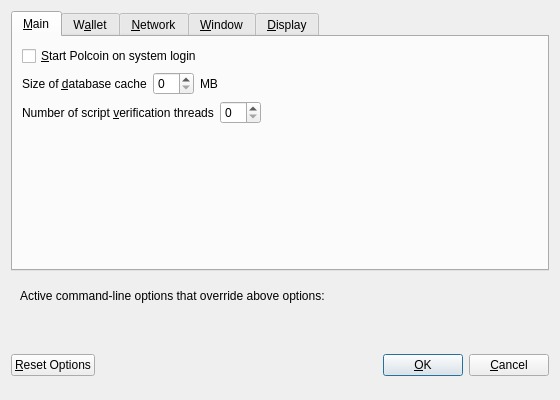
<?xml version="1.0" encoding="UTF-8"?>
<ui version="4.0">
 <class>OptionsDialog</class>
 <widget class="QDialog" name="OptionsDialog">
  <property name="geometry">
   <rect>
    <x>0</x>
    <y>0</y>
    <width>560</width>
    <height>400</height>
   </rect>
  </property>
  <property name="windowTitle">
   <string>Options</string>
  </property>
  <property name="modal">
   <bool>true</bool>
  </property>
  <layout class="QVBoxLayout" name="verticalLayout">
   <item>
    <widget class="QTabWidget" name="tabWidget">
     <property name="currentIndex">
      <number>0</number>
     </property>
     <widget class="QWidget" name="tabMain">
      <attribute name="title">
       <string>&amp;Main</string>
      </attribute>
      <layout class="QVBoxLayout" name="verticalLayout_Main">
       <item>
        <widget class="QCheckBox" name="polcoinAtStartup">
         <property name="toolTip">
          <string>Automatically start Polcoin after logging in to the system.</string>
         </property>
         <property name="text">
          <string>&amp;Start Polcoin on system login</string>
         </property>
        </widget>
       </item>
       <item>
        <layout class="QHBoxLayout" name="horizontalLayout_2_Main">
         <item>
          <widget class="QLabel" name="databaseCacheLabel">
           <property name="text">
            <string>Size of &amp;database cache</string>
           </property>
           <property name="textFormat">
            <enum>Qt::PlainText</enum>
           </property>
           <property name="buddy">
            <cstring>databaseCache</cstring>
           </property>
          </widget>
         </item>
         <item>
          <widget class="QSpinBox" name="databaseCache"/>
         </item>
         <item>
          <widget class="QLabel" name="databaseCacheUnitLabel">
           <property name="text">
            <string>MB</string>
           </property>
           <property name="textFormat">
            <enum>Qt::PlainText</enum>
           </property>
          </widget>
         </item>
         <item>
          <spacer name="horizontalSpacer_2_Main">
           <property name="orientation">
            <enum>Qt::Horizontal</enum>
           </property>
           <property name="sizeHint" stdset="0">
            <size>
             <width>40</width>
             <height>20</height>
            </size>
           </property>
          </spacer>
         </item>
        </layout>
       </item>
       <item>
        <layout class="QHBoxLayout" name="horizontalLayout_3_Main">
         <item>
          <widget class="QLabel" name="threadsScriptVerifLabel">
           <property name="text">
            <string>Number of script &amp;verification threads</string>
           </property>
           <property name="textFormat">
            <enum>Qt::PlainText</enum>
           </property>
           <property name="buddy">
            <cstring>threadsScriptVerif</cstring>
           </property>
          </widget>
         </item>
         <item>
          <widget class="QSpinBox" name="threadsScriptVerif">
           <property name="toolTip">
            <string>(0 = auto, &lt;0 = leave that many cores free)</string>
           </property>
          </widget>
         </item>
         <item>
          <spacer name="horizontalSpacer_3_Main">
           <property name="orientation">
            <enum>Qt::Horizontal</enum>
           </property>
           <property name="sizeHint" stdset="0">
            <size>
             <width>40</width>
             <height>20</height>
            </size>
           </property>
          </spacer>
         </item>
        </layout>
       </item>
       <item>
        <spacer name="verticalSpacer_Main">
         <property name="orientation">
          <enum>Qt::Vertical</enum>
         </property>
         <property name="sizeHint" stdset="0">
          <size>
           <width>20</width>
           <height>40</height>
          </size>
         </property>
        </spacer>
       </item>
      </layout>
     </widget>
     <widget class="QWidget" name="tabWallet">
      <attribute name="title">
       <string>W&amp;allet</string>
      </attribute>
      <layout class="QVBoxLayout" name="verticalLayout_Wallet">
       <item>
        <widget class="QGroupBox" name="groupBox">
         <property name="title">
          <string>Expert</string>
         </property>
         <layout class="QVBoxLayout" name="verticalLayout_2">
          <item>
           <widget class="QCheckBox" name="coinControlFeatures">
            <property name="toolTip">
             <string>Whether to show coin control features or not.</string>
            </property>
            <property name="text">
             <string>Enable coin &amp;control features</string>
            </property>
           </widget>
          </item>
          <item>
           <widget class="QCheckBox" name="spendZeroConfChange">
            <property name="toolTip">
             <string>If you disable the spending of unconfirmed change, the change from a transaction cannot be used until that transaction has at least one confirmation. This also affects how your balance is computed.</string>
            </property>
            <property name="text">
             <string>&amp;Spend unconfirmed change</string>
            </property>
           </widget>
          </item>
         </layout>
        </widget>
       </item>
       <item>
        <spacer name="verticalSpacer_Wallet">
         <property name="orientation">
          <enum>Qt::Vertical</enum>
         </property>
         <property name="sizeHint" stdset="0">
          <size>
           <width>20</width>
           <height>40</height>
          </size>
         </property>
        </spacer>
       </item>
      </layout>
     </widget>
     <widget class="QWidget" name="tabNetwork">
      <attribute name="title">
       <string>&amp;Network</string>
      </attribute>
      <layout class="QVBoxLayout" name="verticalLayout_Network">
       <item>
        <widget class="QCheckBox" name="mapPortUpnp">
         <property name="toolTip">
          <string>Automatically open the Polcoin client port on the router. This only works when your router supports UPnP and it is enabled.</string>
         </property>
         <property name="text">
          <string>Map port using &amp;UPnP</string>
         </property>
        </widget>
       </item>
       <item>
        <widget class="QCheckBox" name="allowIncoming">
         <property name="toolTip">
          <string>Accept connections from outside</string>
         </property>
         <property name="text">
          <string>Allow incoming connections</string>
         </property>
        </widget>
       </item>
       <item>
        <widget class="QCheckBox" name="connectSocks">
         <property name="toolTip">
          <string>Connect to the Polcoin network through a SOCKS5 proxy.</string>
         </property>
         <property name="text">
          <string>&amp;Connect through SOCKS5 proxy (default proxy):</string>
         </property>
        </widget>
       </item>
       <item>
        <layout class="QHBoxLayout" name="horizontalLayout_1_Network">
         <item>
          <widget class="QLabel" name="proxyIpLabel">
           <property name="text">
            <string>Proxy &amp;IP:</string>
           </property>
           <property name="textFormat">
            <enum>Qt::PlainText</enum>
           </property>
           <property name="buddy">
            <cstring>proxyIp</cstring>
           </property>
          </widget>
         </item>
         <item>
          <widget class="QValidatedLineEdit" name="proxyIp">
           <property name="minimumSize">
            <size>
             <width>140</width>
             <height>0</height>
            </size>
           </property>
           <property name="maximumSize">
            <size>
             <width>140</width>
             <height>16777215</height>
            </size>
           </property>
           <property name="toolTip">
            <string>IP address of the proxy (e.g. IPv4: 127.0.0.1 / IPv6: ::1)</string>
           </property>
          </widget>
         </item>
         <item>
          <widget class="QLabel" name="proxyPortLabel">
           <property name="text">
            <string>&amp;Port:</string>
           </property>
           <property name="textFormat">
            <enum>Qt::PlainText</enum>
           </property>
           <property name="buddy">
            <cstring>proxyPort</cstring>
           </property>
          </widget>
         </item>
         <item>
          <widget class="QLineEdit" name="proxyPort">
           <property name="minimumSize">
            <size>
             <width>55</width>
             <height>0</height>
            </size>
           </property>
           <property name="maximumSize">
            <size>
             <width>55</width>
             <height>16777215</height>
            </size>
           </property>
           <property name="toolTip">
            <string>Port of the proxy (e.g. 9050)</string>
           </property>
          </widget>
         </item>
         <item>
          <spacer name="horizontalSpacer_1_Network">
           <property name="orientation">
            <enum>Qt::Horizontal</enum>
           </property>
           <property name="sizeHint" stdset="0">
            <size>
             <width>40</width>
             <height>20</height>
            </size>
           </property>
          </spacer>
         </item>
        </layout>
       </item>
       <item>
        <spacer name="verticalSpacer_Network">
         <property name="orientation">
          <enum>Qt::Vertical</enum>
         </property>
         <property name="sizeHint" stdset="0">
          <size>
           <width>20</width>
           <height>40</height>
          </size>
         </property>
        </spacer>
       </item>
      </layout>
     </widget>
     <widget class="QWidget" name="tabWindow">
      <attribute name="title">
       <string>&amp;Window</string>
      </attribute>
      <layout class="QVBoxLayout" name="verticalLayout_Window">
       <item>
        <widget class="QCheckBox" name="minimizeToTray">
         <property name="toolTip">
          <string>Show only a tray icon after minimizing the window.</string>
         </property>
         <property name="text">
          <string>&amp;Minimize to the tray instead of the taskbar</string>
         </property>
        </widget>
       </item>
       <item>
        <widget class="QCheckBox" name="minimizeOnClose">
         <property name="toolTip">
          <string>Minimize instead of exit the application when the window is closed. When this option is enabled, the application will be closed only after selecting Quit in the menu.</string>
         </property>
         <property name="text">
          <string>M&amp;inimize on close</string>
         </property>
        </widget>
       </item>
       <item>
        <spacer name="verticalSpacer_Window">
         <property name="orientation">
          <enum>Qt::Vertical</enum>
         </property>
         <property name="sizeHint" stdset="0">
          <size>
           <width>20</width>
           <height>40</height>
          </size>
         </property>
        </spacer>
       </item>
      </layout>
     </widget>
     <widget class="QWidget" name="tabDisplay">
      <attribute name="title">
       <string>&amp;Display</string>
      </attribute>
      <layout class="QVBoxLayout" name="verticalLayout_Display">
       <item>
        <layout class="QHBoxLayout" name="horizontalLayout_1_Display">
         <item>
          <widget class="QLabel" name="langLabel">
           <property name="text">
            <string>User Interface &amp;language:</string>
           </property>
           <property name="textFormat">
            <enum>Qt::PlainText</enum>
           </property>
           <property name="buddy">
            <cstring>lang</cstring>
           </property>
          </widget>
         </item>
         <item>
          <widget class="QValueComboBox" name="lang">
           <property name="toolTip">
            <string>The user interface language can be set here. This setting will take effect after restarting Polcoin.</string>
           </property>
          </widget>
         </item>
        </layout>
       </item>
       <item>
        <layout class="QHBoxLayout" name="horizontalLayout_2_Display">
         <item>
          <widget class="QLabel" name="unitLabel">
           <property name="text">
            <string>&amp;Unit to show amounts in:</string>
           </property>
           <property name="textFormat">
            <enum>Qt::PlainText</enum>
           </property>
           <property name="buddy">
            <cstring>unit</cstring>
           </property>
          </widget>
         </item>
         <item>
          <widget class="QValueComboBox" name="unit">
           <property name="toolTip">
            <string>Choose the default subdivision unit to show in the interface and when sending coins.</string>
           </property>
          </widget>
         </item>
        </layout>
       </item>
       <item>
        <layout class="QHBoxLayout" name="horizontalLayout_3_Display">
         <item>
          <widget class="QLabel" name="thirdPartyTxUrlsLabel">
           <property name="toolTip">
            <string>Third party URLs (e.g. a block explorer) that appear in the transactions tab as context menu items. %s in the URL is replaced by transaction hash. Multiple URLs are separated by vertical bar |.</string>
           </property>
           <property name="text">
            <string>Third party transaction URLs</string>
           </property>
           <property name="buddy">
            <cstring>thirdPartyTxUrls</cstring>
           </property>
          </widget>
         </item>
         <item>
          <widget class="QLineEdit" name="thirdPartyTxUrls">
           <property name="toolTip">
            <string>Third party URLs (e.g. a block explorer) that appear in the transactions tab as context menu items. %s in the URL is replaced by transaction hash. Multiple URLs are separated by vertical bar |.</string>
           </property>
          </widget>
         </item>
        </layout>
       </item>
       <item>
        <spacer name="verticalSpacer_Display">
         <property name="orientation">
          <enum>Qt::Vertical</enum>
         </property>
         <property name="sizeHint" stdset="0">
          <size>
           <width>20</width>
           <height>40</height>
          </size>
         </property>
        </spacer>
       </item>
      </layout>
     </widget>
    </widget>
   </item>
   <item>
    <widget class="QFrame" name="frame">
     <layout class="QVBoxLayout" name="verticalLayout_Bottom">
      <item>
       <layout class="QHBoxLayout" name="horizontalLayout_Bottom">
        <item>
         <widget class="QLabel" name="overriddenByCommandLineInfoLabel">
          <property name="text">
           <string>Active command-line options that override above options:</string>
          </property>
          <property name="textFormat">
           <enum>Qt::PlainText</enum>
          </property>
         </widget>
        </item>
        <item>
         <spacer name="horizontalSpacer_Bottom">
          <property name="orientation">
           <enum>Qt::Horizontal</enum>
          </property>
          <property name="sizeHint" stdset="0">
           <size>
            <width>40</width>
            <height>20</height>
           </size>
          </property>
         </spacer>
        </item>
       </layout>
      </item>
      <item>
       <widget class="QLabel" name="overriddenByCommandLineLabel">
        <property name="text">
         <string/>
        </property>
        <property name="textFormat">
         <enum>Qt::PlainText</enum>
        </property>
        <property name="wordWrap">
         <bool>true</bool>
        </property>
       </widget>
      </item>
     </layout>
    </widget>
   </item>
   <item>
    <layout class="QHBoxLayout" name="horizontalLayout_Buttons">
     <item>
      <widget class="QPushButton" name="resetButton">
       <property name="toolTip">
        <string>Reset all client options to default.</string>
       </property>
       <property name="text">
        <string>&amp;Reset Options</string>
       </property>
       <property name="autoDefault">
        <bool>false</bool>
       </property>
      </widget>
     </item>
     <item>
      <spacer name="horizontalSpacer_1">
       <property name="orientation">
        <enum>Qt::Horizontal</enum>
       </property>
       <property name="sizeHint" stdset="0">
        <size>
         <width>40</width>
         <height>48</height>
        </size>
       </property>
      </spacer>
     </item>
     <item>
      <widget class="QLabel" name="statusLabel">
       <property name="minimumSize">
        <size>
         <width>200</width>
         <height>0</height>
        </size>
       </property>
       <property name="font">
        <font>
         <weight>75</weight>
         <bold>true</bold>
        </font>
       </property>
       <property name="text">
        <string/>
       </property>
       <property name="textFormat">
        <enum>Qt::PlainText</enum>
       </property>
       <property name="wordWrap">
        <bool>true</bool>
       </property>
      </widget>
     </item>
     <item>
      <spacer name="horizontalSpacer_2">
       <property name="orientation">
        <enum>Qt::Horizontal</enum>
       </property>
       <property name="sizeHint" stdset="0">
        <size>
         <width>40</width>
         <height>48</height>
        </size>
       </property>
      </spacer>
     </item>
     <item>
      <widget class="QPushButton" name="okButton">
       <property name="text">
        <string>&amp;OK</string>
       </property>
       <property name="autoDefault">
        <bool>false</bool>
       </property>
       <property name="default">
        <bool>true</bool>
       </property>
      </widget>
     </item>
     <item>
      <widget class="QPushButton" name="cancelButton">
       <property name="text">
        <string>&amp;Cancel</string>
       </property>
       <property name="autoDefault">
        <bool>false</bool>
       </property>
      </widget>
     </item>
    </layout>
   </item>
  </layout>
 </widget>
 <customwidgets>
  <customwidget>
   <class>QValidatedLineEdit</class>
   <extends>QLineEdit</extends>
   <header>qvalidatedlineedit.h</header>
  </customwidget>
  <customwidget>
   <class>QValueComboBox</class>
   <extends>QComboBox</extends>
   <header>qvaluecombobox.h</header>
  </customwidget>
 </customwidgets>
 <resources/>
 <connections/>
</ui>
